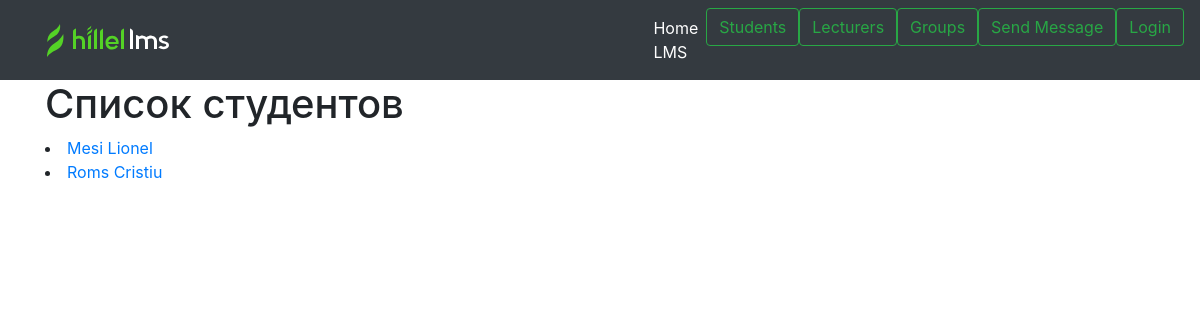
Page /all_students on the earlier database version.
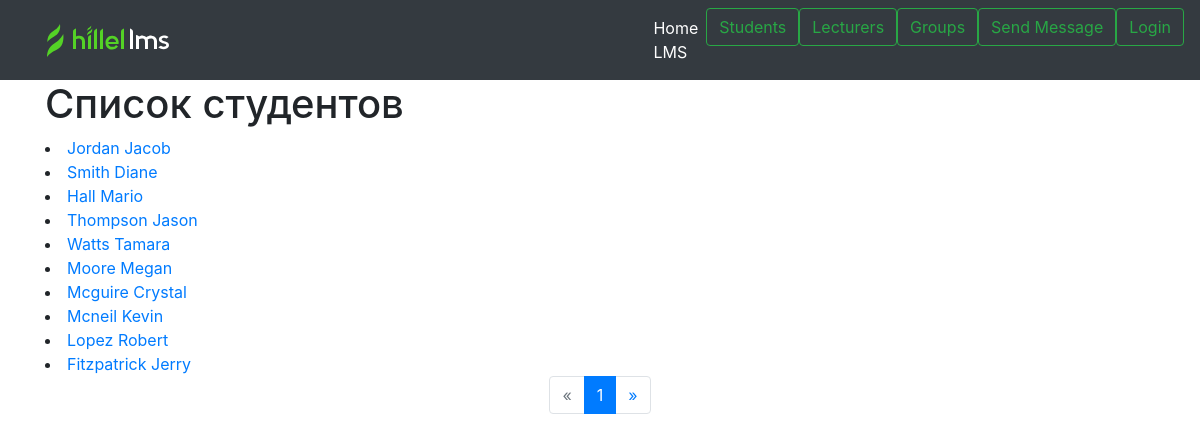
Same page on the later database version.
### academy/models.py (models this page shows, shortened)
class Student(models.Model):
    student_id = models.AutoField(primary_key=True)
    first_name = models.CharField('Имя студента', max_length=100)
    last_name = models.CharField('Фамилия студента', max_length=100)
    email = models.EmailField(max_length=250)
    cover = models.ImageField(upload_to='covers/student_photo', default='covers/student_photo/default.png')

### academy/views.py (the view)
# urls.py: path('all_students', views.get_students, name='all_students'),
def get_students(request):
    students = Student.objects.all().order_by()
    paginator = Paginator(students, STUDENTS_PER_PAGE)
    page = request.GET.get('page')
    try:
        students = paginator.page(page)
    except PageNotAnInteger:
        students = paginator.page(1)
    except EmptyPage:
        students = paginator.page(paginator.num_pages)
    return render(request, 'academy/get_students.html', {'title': 'Студенты', 'students': students, 'page': page})

### academy/templates/academy/get_students.html (shortened to what this page needs)
{%extends 'academy/base.html'%}
{% block content%}
<h1> Список студентов  </h1>
{% for student in students %}
<li>
    <a href="{% url 'student' student_id=student.student_id %}">
        {{ student.last_name}}  {{student.first_name }}
    </a>
</li>
{% endfor %}
{% if students.paginator.num_pages != 1 %}
   {% include "academy/pagination.html" with page=students %}
{% endif %}
{% endblock %}

### academy/templates/academy/base.html (shortened to what this page needs)
<html lang="en" xmlns="http://www.w3.org/1999/html">
<head>
    <link rel="stylesheet" href="https://maxcdn.bootstrapcdn.com/bootstrap/4.0.0/css/bootstrap.min.css">
<body>
<header>
    <nav class="navbar navbar-expand-md navbar-dark bg-dark mb-15">
        <div class="container">
        </div>
        <ul class="navbar-nav mr-auto">
            <li  class="nav-item active">
                <a class="nav-link" href="/">Home LMS <span class="sr-only">(current)</span></a>
            </li>
            <li class="nav-item">
                <a class="btn btn-outline-success my-2 my-sm-0" href="{%url 'all_students'%}">Students</a>
            </li>
            <li class="nav-item">
                <a class="btn btn-outline-success my-2 my-sm-0" href="{%url 'all_lecturers'%}">Lecturers</a>
            </li>
            <li class="nav-item">
                <a class="btn btn-outline-success my-2 my-sm-0" href="{%url 'all_groups'%}">Groups</a>
            </li>
            <li class="nav-item">
                <a class="btn btn-outline-success my-2 my-sm-0" href="{%url 'send_message'%}">Send Message</a>
            </li>
            <li class="nav-item">
                {% if not user.is_authenticated %}
                <a class="btn btn-outline-success my-2 my-sm-0" href="{%url 'login'%}">Login</a>
                {% endif %}
            </li>
    </nav>
</header>
<div class="container">
    {% block content  %}{% endblock %}
</div>
</body>
</html>

### academy/templates/academy/pagination.html
<nav>
    <ul class="pagination justify-content-center">
        {% if page.has_previous %}
        <li class="page-item">
            <a class="page-link" href="?page={{ page.previous_page_number }}">
                <span>&laquo;</span>
            </a>
        </li>
        {% else %}
        <li class="page-item disabled">
            <a class="page-link">&laquo;</a>
        </li>
        {% endif %}
        <li class="page-item active">
            <a class="page-link">
                {{ page.number }}
            </a>
        </li>
        {% if page.has_next %}
        <li class="page-item">
            <a class="page-link" href="?page={{ page.next_page_number }}">
                <span>&raquo;</span>
            </a>
        </li>
        {% else %}
        <li class="page-item disabled">
            <a class="page-link">&raquo;</a>
        </li>
        {% endif %}
    </ul>
</nav>
<br>

Differences in the rows shown:
changed Student: last_name "Mesi" → "Jordan"; first_name "Lionel" → "Jacob"
changed Student: last_name "Roms" → "Smith"; first_name "Cristiu" → "Diane"
added Student: last_name "Hall", first_name "Mario"
added Student: last_name "Thompson", first_name "Jason"
added Student: last_name "Watts", first_name "Tamara"
added Student: last_name "Moore", first_name "Megan"
added Student: last_name "Mcguire", first_name "Crystal"
added Student: last_name "Mcneil", first_name "Kevin"
added Student: last_name "Lopez", first_name "Robert"
added Student: last_name "Fitzpatrick", first_name "Jerry"
Other differences:
{{ page.number }}: (not shown) → "1"
